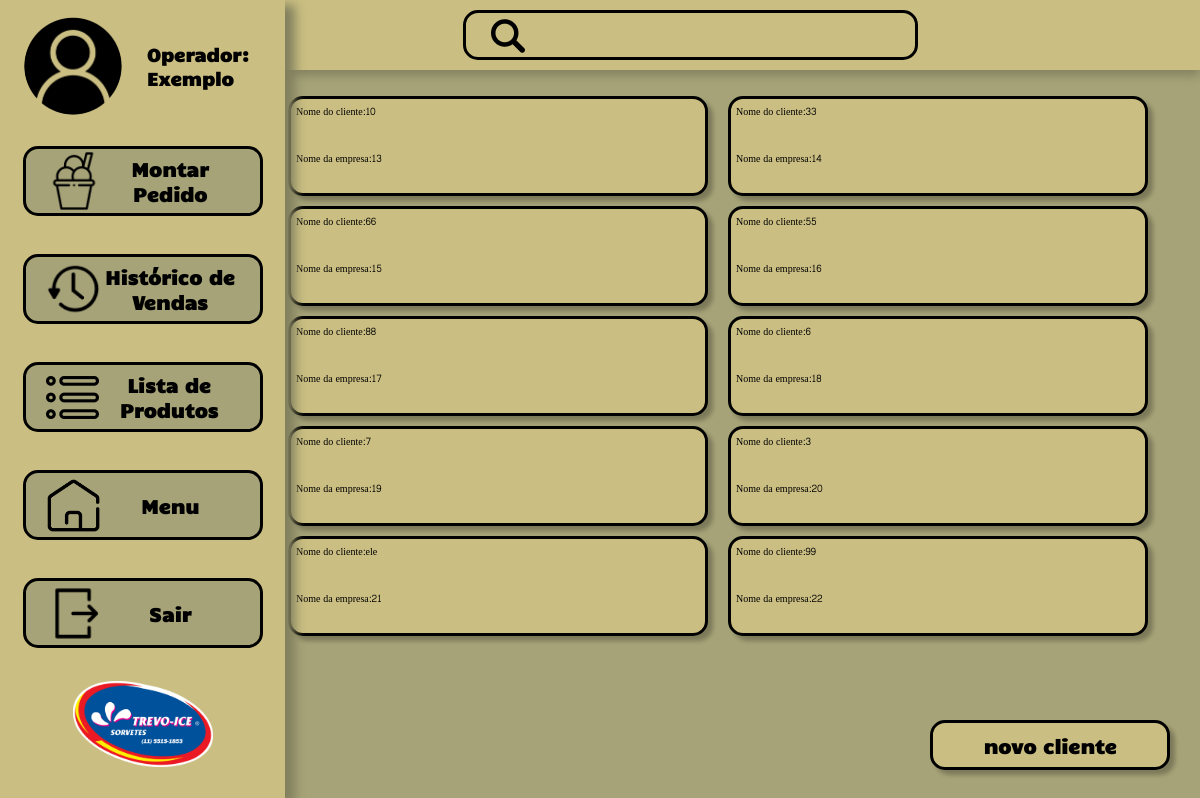
/PHP/listagemcli.php (signed in), run on the app's committed database.
### tables this page shows
CREATE TABLE `cliente` (
  `nome_cli` varchar(255) NOT NULL,
  `apelido_cli` varchar(255) DEFAULT NULL,
  `email_cli` varchar(255) NOT NULL,
  `contato_cli` int(11) NOT NULL,
  `cpf` int(11) DEFAULT NULL,
  `cnpj` int(11) DEFAULT NULL,
  `endereco_cli` varchar(255) NOT NULL,
  `id_cli` int(11) NOT NULL
);

### PHP/listaclifunc.php (called while the page is built)
<?php
$selectconta="SELECT * FROM cliente ORDER BY id_cli asc";
$result = $pdo->prepare($selectconta);
$result->execute();

### PHP/listagemcli.php (the view, shortened to what this page needs)
<?php
include('conexao.php');
include('listaclifunc.php');
?>
<!DOCTYPE html>
<html lang="pt-br">
<head>
    <link rel="stylesheet" type="text/css" href="../CSS/Menu.css">
    <link rel="stylesheet" type="text/css" href="../CSS/listagem.css">
    <link rel="stylesheet" type="text/css" href="../CSS/montarPedido.css">
</head>
<body>
    <div id="abapes" onclick="fechaconf2()">
        <form action="clienteespecf.php" id="pesf" method="POST">
            <input type="text" placeholder="" name="pes" id="pes">
            <button type="submit" id="env" name="env" value="scr"><img src="../IMG/lupa.png" alt=""></button>
        </form>
    </div>
    <div id="bntliscli">
        <a id="bnt" onclick="novocli()" href="cadcli2.php">
            <div> novo cliente</div>
        </a>
    </div>
    <div id="lista" onclick="fechaconf2()">
        <?php
        while ($linhas_cli = $result->fetch(PDO::FETCH_ASSOC)) {  ?>
            <a href="clienteespecf.php?id=<?php echo $linhas_cli["id_cli"]; ?>">
                <div class="clienteex" type="submit">
                    <p class="INFO"><span class="font">Nome do cliente:<?php echo $linhas_cli["nome_cli"]; ?></span> </p>
                    <p class="INFO"><span class="font">Nome da empresa:<?php echo $linhas_cli["id_cli"]; ?></span> </p>
                </div>
            </a>
        <?php  }; ?>
    </div>
    <div id="menuho" onclick="fechaconf2()">
        <div id="operador">
            <img src="../IMG/icon.png" id="icon" alt="">
            <h1 id="nome">Operador: Exemplo</h1>
        </div>
        <a class="sidebtn" href="MontarPedido.php"> <img class="imgbtn" src="../IMG/MP.png">
            <div class="MP"> Montar Pedido</div>
        </a>
        <a class="sidebtn" href="grafico.php"> <img class="imgbtn" src="../IMG/historico.png">
            <div href="#" class="MP">Histórico de Vendas</div>
        </a>
        <a class="sidebtn" href="ProdutosList.php"> <img class="imgbtn" src="../IMG/LP.png">
            <div href="#" class="MP">Lista de Produtos</div>
        </a>
        <a class="sidebtn" href="Menu.php"> <img class="imgbtn" src="../IMG/casinha.png">
            <div href="#" class="MP">Menu</div>
        </a>
        <a class="sidebtn" href="logout.php"> <img class="imgbtn" src="../IMG/EX.png">
            <div href="#" class="MP">Sair</div>
        </a>
        <img src="../IMG/trevoice.png" class="logo" alt="">
    </div>
</body>

### CSS/Menu.css (style rules this page uses)
* { margin: 0px; padding: 0px; box-sizing: border-box; list-style: none; }
body { background: #A6A378; background-repeat: no-repeat; height: 100%; width: 100%; }
#menuho { display: grid; height: 100%; justify-items: center; justify-content: center; background-color: #CABE82; width: 170px; box-shadow: 10px 5px 10px #82805e; z-index: 1; position: fixed; z-index: 6; top: 0; left: 0; overflow-x: hidden; transition: width .5s; }
.MP { display: inline-block; opacity: 0; transition-property: opacity; transition-delay: .0s; transition-duration: .0s; transition-timing-function: linear; }
#operador { display: flex; align-items: center; justify-content: space-evenly; position: sticky; transition-property: width; transition-duration: 1s; transition-timing-function: linear; margin-bottom: 10px; }
.logo { width: 140px; height: auto; }
.sidebtn { display: flex; align-items: center; justify-content: space-between; background: #A6A378; border: 3px solid #000000; border-radius: 15px; width: 100px; height: 70px; margin-top: 5px; padding-left: 20px; padding-right: 20px; position: relative; transition: width 1s; text-decoration: none; }
.imgbtn { width: 55px; }
h1 { font-size: 25px; text-align: top; }
#icon { width: 98px; height: 98px; border-radius: 50px; display: inline-block; transition-duration: 1s; transition-timing-function: linear; }
#nome { display: inline-block; opacity: 0; font-size: 0; transition-property: opacity; transition-delay: .0s; transition-duration: .5s; transition-timing-function: linear; }

### CSS/listagem.css (style rules this page uses)
.clienteex { width: 35vw; height: auto; padding-left: 5px; display: grid; background: #CABE82; border: 3px solid #000000; box-shadow: 5px 5px 4px rgba(0, 0, 0, 0.25); border-radius: 15px; margin-right: 20px; margin-top: 10px; text-align: left; text-decoration: none; color: #000; float: left; font-family: 'Candal'; font-style: normal; font-size: 15px; }
.INFO { margin-bottom: 25px; }
.font { border: none; text-decoration: none; color: #000; background-color: #CABE82; font-family: 'chenla'; font-style: normal; font-size: 15px; }
#lista { margin-left: 18rem; margin-top: 1rem; height: 100%; width: auto; }
#pes { float: right; padding: 10px; font-size: 17px; margin-top: 5px; font-size: 1rem; height: auto; width: 80%; margin-bottom: 20px; background-color: #CABE82; border:none; margin-right:15px ; }
#env { background-color: #CABE82; border:none; margin-top: 6px; margin-left:10px; cursor: pointer; }
#pesf { border: 3px solid #000; border-radius: 15px; display: inline-block; height: 50px; width: 455px; }
#abapes { position: sticky; top: 0; text-align: center; padding: 10px; font-family: "Candal"; font-size: 25px; background-color: #CABE82; color: #000; box-shadow: 0px 5px 10px #82805e; width: auto; padding-left: 190px; }
#bntliscli { text-align: right; height: auto; width: 82vw; bottom: 0; right: 0; margin-right: 30px; margin-bottom: 30px; position: fixed; }
#bnt { cursor: pointer; display: inline-block; color: black; font-weight: bold; font-size: 19px; font-family: "Candal"; text-align: center; text-decoration: none; width: 240px; height: 50px; padding-top: 10px; background-color: #CABE82; color: #000; border: 3px solid #000000; box-shadow: 5px 5px 4px rgba(0, 0, 0, 0.25); border-radius: 15px; }
label, input { display: block; width: 100%; text-align: left; }
input { border-bottom: 3px solid #000; padding: 10px; font-size: 15px; height: 30px; width: 425px; margin-bottom: 20px; border-radius: 15px; background-color: #a6a378; }
.font { font-family: "Chenla"; font-size: 10px; }

### CSS/montarPedido.css (style rules this page uses)
#bntliscli { text-align: right; position: fixed; right: 0; bottom: 0; margin-bottom: 30px; margin-right: 30px; }

### data on the page
cliente: nome_cli "10", id_cli "13"
cliente: nome_cli "33", id_cli "14"
cliente: nome_cli "66", id_cli "15"
cliente: nome_cli "55", id_cli "16"
cliente: nome_cli "88", id_cli "17"
cliente: nome_cli "6", id_cli "18"
cliente: nome_cli "7", id_cli "19"
cliente: nome_cli "3", id_cli "20"
cliente: nome_cli "ele", id_cli "21"
cliente: nome_cli "99", id_cli "22"
